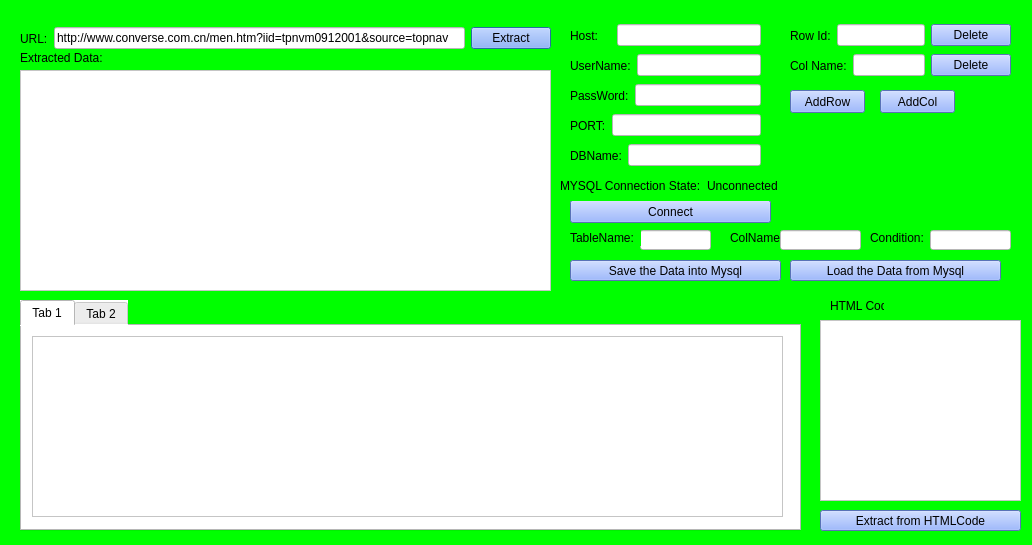
<?xml version="1.0" encoding="UTF-8"?>
<ui version="4.0">
 <class>Dialog</class>
 <widget class="QDialog" name="Dialog">
  <property name="geometry">
   <rect>
    <x>0</x>
    <y>0</y>
    <width>1032</width>
    <height>545</height>
   </rect>
  </property>
  <property name="windowTitle">
   <string>WebExtraction v0.3 beta by 血与光辉@HIT</string>
  </property>
  <property name="windowIcon">
   <iconset>
    <normaloff>C:/Users/Gate/.designer/backup/_eric4project/ico.jpg</normaloff>C:/Users/Gate/.designer/backup/_eric4project/ico.jpg</iconset>
  </property>
  <property name="styleSheet">
   <string notr="true">background-color: rgb(0, 255, 0);</string>
  </property>
  <widget class="QWidget" name="horizontalLayoutWidget">
   <property name="geometry">
    <rect>
     <x>20</x>
     <y>20</y>
     <width>531</width>
     <height>37</height>
    </rect>
   </property>
   <layout class="QHBoxLayout" name="horizontalLayout">
    <item>
     <widget class="QLabel" name="label">
      <property name="styleSheet">
       <string notr="true"/>
      </property>
      <property name="text">
       <string>URL:</string>
      </property>
     </widget>
    </item>
    <item>
     <widget class="QLineEdit" name="leURL">
      <property name="styleSheet">
       <string notr="true">background-color: rgb(255, 255, 255);</string>
      </property>
      <property name="text">
       <string>http://www.converse.com.cn/men.htm?iid=tpnvm0912001&amp;source=topnav</string>
      </property>
     </widget>
    </item>
    <item>
     <widget class="QPushButton" name="btnExct">
      <property name="styleSheet">
       <string notr="true">background-color: rgb(125, 160, 255);
</string>
      </property>
      <property name="text">
       <string>Extract</string>
      </property>
     </widget>
    </item>
   </layout>
  </widget>
  <widget class="QTextEdit" name="teExctData">
   <property name="geometry">
    <rect>
     <x>20</x>
     <y>70</y>
     <width>531</width>
     <height>221</height>
    </rect>
   </property>
   <property name="styleSheet">
    <string notr="true">background-color: rgb(255, 255, 255);</string>
   </property>
  </widget>
  <widget class="QWidget" name="horizontalLayoutWidget_3">
   <property name="geometry">
    <rect>
     <x>570</x>
     <y>110</y>
     <width>191</width>
     <height>31</height>
    </rect>
   </property>
   <layout class="QHBoxLayout" name="horizontalLayout_3">
    <item>
     <widget class="QLabel" name="label_7">
      <property name="text">
       <string>PORT:</string>
      </property>
     </widget>
    </item>
    <item>
     <widget class="QLineEdit" name="lePort">
      <property name="styleSheet">
       <string notr="true">background-color: rgb(255, 255, 255);</string>
      </property>
      <property name="text">
       <string/>
      </property>
     </widget>
    </item>
   </layout>
  </widget>
  <widget class="QWidget" name="horizontalLayoutWidget_2">
   <property name="geometry">
    <rect>
     <x>570</x>
     <y>50</y>
     <width>191</width>
     <height>31</height>
    </rect>
   </property>
   <layout class="QHBoxLayout" name="horizontalLayout_2">
    <item>
     <widget class="QLabel" name="label_4">
      <property name="text">
       <string>UserName:</string>
      </property>
     </widget>
    </item>
    <item>
     <widget class="QLineEdit" name="leUsername">
      <property name="styleSheet">
       <string notr="true">background-color: rgb(255, 255, 255);</string>
      </property>
      <property name="text">
       <string/>
      </property>
     </widget>
    </item>
   </layout>
  </widget>
  <widget class="QWidget" name="horizontalLayoutWidget_4">
   <property name="geometry">
    <rect>
     <x>570</x>
     <y>80</y>
     <width>191</width>
     <height>31</height>
    </rect>
   </property>
   <layout class="QHBoxLayout" name="horizontalLayout_4">
    <item>
     <widget class="QLabel" name="label_5">
      <property name="text">
       <string>PassWord:</string>
      </property>
     </widget>
    </item>
    <item>
     <widget class="QLineEdit" name="lePassword">
      <property name="styleSheet">
       <string notr="true">background-color: rgb(255, 255, 255);</string>
      </property>
      <property name="text">
       <string/>
      </property>
     </widget>
    </item>
   </layout>
  </widget>
  <widget class="QWidget" name="horizontalLayoutWidget_5">
   <property name="geometry">
    <rect>
     <x>570</x>
     <y>140</y>
     <width>191</width>
     <height>31</height>
    </rect>
   </property>
   <layout class="QHBoxLayout" name="horizontalLayout_5">
    <item>
     <widget class="QLabel" name="label_6">
      <property name="text">
       <string>DBName:</string>
      </property>
     </widget>
    </item>
    <item>
     <widget class="QLineEdit" name="leDBName">
      <property name="styleSheet">
       <string notr="true">background-color: rgb(255, 255, 255);</string>
      </property>
      <property name="text">
       <string/>
      </property>
     </widget>
    </item>
   </layout>
  </widget>
  <widget class="QWidget" name="horizontalLayoutWidget_6">
   <property name="geometry">
    <rect>
     <x>570</x>
     <y>20</y>
     <width>191</width>
     <height>31</height>
    </rect>
   </property>
   <layout class="QHBoxLayout" name="horizontalLayout_6">
    <item>
     <widget class="QLabel" name="label_3">
      <property name="text">
       <string>Host:</string>
      </property>
     </widget>
    </item>
    <item>
     <widget class="QLabel" name="label_2">
      <property name="text">
       <string/>
      </property>
     </widget>
    </item>
    <item>
     <widget class="QLineEdit" name="leHost">
      <property name="styleSheet">
       <string notr="true">background-color: rgb(255, 255, 255);</string>
      </property>
      <property name="text">
       <string/>
      </property>
     </widget>
    </item>
   </layout>
  </widget>
  <widget class="QPushButton" name="btnConnect">
   <property name="geometry">
    <rect>
     <x>570</x>
     <y>200</y>
     <width>201</width>
     <height>23</height>
    </rect>
   </property>
   <property name="styleSheet">
    <string notr="true">background-color: rgb(125, 160, 255)</string>
   </property>
   <property name="text">
    <string>Connect</string>
   </property>
  </widget>
  <widget class="QPushButton" name="btnSave">
   <property name="geometry">
    <rect>
     <x>570</x>
     <y>260</y>
     <width>211</width>
     <height>21</height>
    </rect>
   </property>
   <property name="styleSheet">
    <string notr="true">background-color: rgb(125, 160, 255);</string>
   </property>
   <property name="text">
    <string>Save the Data into Mysql</string>
   </property>
  </widget>
  <widget class="QWidget" name="horizontalLayoutWidget_7">
   <property name="geometry">
    <rect>
     <x>560</x>
     <y>170</y>
     <width>231</width>
     <height>31</height>
    </rect>
   </property>
   <layout class="QHBoxLayout" name="horizontalLayout_7">
    <item>
     <widget class="QLabel" name="label_8">
      <property name="styleSheet">
       <string notr="true"/>
      </property>
      <property name="text">
       <string>MYSQL Connection State:</string>
      </property>
     </widget>
    </item>
    <item>
     <widget class="QLabel" name="lbState">
      <property name="text">
       <string>Unconnected</string>
      </property>
     </widget>
    </item>
   </layout>
  </widget>
  <widget class="QLabel" name="label_10">
   <property name="geometry">
    <rect>
     <x>20</x>
     <y>50</y>
     <width>111</width>
     <height>16</height>
    </rect>
   </property>
   <property name="text">
    <string>Extracted Data:</string>
   </property>
  </widget>
  <widget class="QLineEdit" name="leTablename">
   <property name="geometry">
    <rect>
     <x>640</x>
     <y>230</y>
     <width>71</width>
     <height>20</height>
    </rect>
   </property>
   <property name="styleSheet">
    <string notr="true">background-color: rgb(255, 255, 255);</string>
   </property>
  </widget>
  <widget class="QLabel" name="label_11">
   <property name="geometry">
    <rect>
     <x>570</x>
     <y>230</y>
     <width>71</width>
     <height>16</height>
    </rect>
   </property>
   <property name="text">
    <string>TableName:</string>
   </property>
  </widget>
  <widget class="QTabWidget" name="tabWidget">
   <property name="geometry">
    <rect>
     <x>20</x>
     <y>300</y>
     <width>781</width>
     <height>231</height>
    </rect>
   </property>
   <property name="styleSheet">
    <string notr="true">
background-color: rgb(255, 255, 255);</string>
   </property>
   <property name="currentIndex">
    <number>0</number>
   </property>
   <widget class="QWidget" name="tab">
    <attribute name="title">
     <string>Tab 1</string>
    </attribute>
    <widget class="QTableWidget" name="tableWidget">
     <property name="geometry">
      <rect>
       <x>10</x>
       <y>10</y>
       <width>751</width>
       <height>181</height>
      </rect>
     </property>
     <property name="styleSheet">
      <string notr="true">background-color: rgb(255, 255, 255);</string>
     </property>
    </widget>
   </widget>
   <widget class="QWidget" name="tab_2">
    <attribute name="title">
     <string>Tab 2</string>
    </attribute>
   </widget>
  </widget>
  <widget class="QWidget" name="horizontalLayoutWidget_8">
   <property name="geometry">
    <rect>
     <x>790</x>
     <y>20</y>
     <width>221</width>
     <height>31</height>
    </rect>
   </property>
   <layout class="QHBoxLayout" name="horizontalLayout_8">
    <item>
     <widget class="QLabel" name="label_9">
      <property name="text">
       <string>Row Id:</string>
      </property>
     </widget>
    </item>
    <item>
     <widget class="QLineEdit" name="lineEdit">
      <property name="styleSheet">
       <string notr="true">background-color: rgb(255, 255, 255);</string>
      </property>
     </widget>
    </item>
    <item>
     <widget class="QPushButton" name="pushButton">
      <property name="styleSheet">
       <string notr="true">background-color: rgb(125, 160, 255);</string>
      </property>
      <property name="text">
       <string>Delete</string>
      </property>
     </widget>
    </item>
   </layout>
  </widget>
  <widget class="QWidget" name="horizontalLayoutWidget_9">
   <property name="geometry">
    <rect>
     <x>790</x>
     <y>50</y>
     <width>221</width>
     <height>31</height>
    </rect>
   </property>
   <layout class="QHBoxLayout" name="horizontalLayout_9">
    <item>
     <widget class="QLabel" name="label_12">
      <property name="text">
       <string>Col Name:</string>
      </property>
     </widget>
    </item>
    <item>
     <widget class="QLineEdit" name="lineEdit_2">
      <property name="styleSheet">
       <string notr="true">background-color: rgb(255, 255, 255);</string>
      </property>
     </widget>
    </item>
    <item>
     <widget class="QPushButton" name="pushButton_4">
      <property name="styleSheet">
       <string notr="true">background-color: rgb(125, 160, 255);</string>
      </property>
      <property name="text">
       <string>Delete</string>
      </property>
     </widget>
    </item>
   </layout>
  </widget>
  <widget class="QPushButton" name="pushButton_2">
   <property name="geometry">
    <rect>
     <x>790</x>
     <y>90</y>
     <width>75</width>
     <height>23</height>
    </rect>
   </property>
   <property name="styleSheet">
    <string notr="true">background-color: rgb(125, 160, 255);</string>
   </property>
   <property name="text">
    <string>AddRow</string>
   </property>
  </widget>
  <widget class="QPushButton" name="pushButton_3">
   <property name="geometry">
    <rect>
     <x>880</x>
     <y>90</y>
     <width>75</width>
     <height>23</height>
    </rect>
   </property>
   <property name="styleSheet">
    <string notr="true">background-color: rgb(125, 160, 255);</string>
   </property>
   <property name="text">
    <string>AddCol</string>
   </property>
  </widget>
  <widget class="QPushButton" name="btnSave_2">
   <property name="geometry">
    <rect>
     <x>790</x>
     <y>260</y>
     <width>211</width>
     <height>21</height>
    </rect>
   </property>
   <property name="styleSheet">
    <string notr="true">background-color:rgb(125, 160, 255)</string>
   </property>
   <property name="text">
    <string>Load the Data from Mysql</string>
   </property>
  </widget>
  <widget class="QLabel" name="label_13">
   <property name="geometry">
    <rect>
     <x>730</x>
     <y>230</y>
     <width>61</width>
     <height>16</height>
    </rect>
   </property>
   <property name="text">
    <string>ColNames:</string>
   </property>
  </widget>
  <widget class="QLineEdit" name="leTablename_2">
   <property name="geometry">
    <rect>
     <x>780</x>
     <y>230</y>
     <width>81</width>
     <height>20</height>
    </rect>
   </property>
   <property name="styleSheet">
    <string notr="true">background-color: rgb(255, 255, 255);</string>
   </property>
  </widget>
  <widget class="QLabel" name="label_14">
   <property name="geometry">
    <rect>
     <x>870</x>
     <y>230</y>
     <width>61</width>
     <height>16</height>
    </rect>
   </property>
   <property name="text">
    <string>Condition:</string>
   </property>
  </widget>
  <widget class="QLineEdit" name="leTablename_3">
   <property name="geometry">
    <rect>
     <x>930</x>
     <y>230</y>
     <width>81</width>
     <height>20</height>
    </rect>
   </property>
   <property name="styleSheet">
    <string notr="true">background-color: rgb(255, 255, 255);</string>
   </property>
  </widget>
  <widget class="QTextEdit" name="teHTMLCode">
   <property name="geometry">
    <rect>
     <x>820</x>
     <y>320</y>
     <width>201</width>
     <height>181</height>
    </rect>
   </property>
   <property name="styleSheet">
    <string notr="true">background-color: rgb(255, 255, 255);</string>
   </property>
  </widget>
  <widget class="QLabel" name="label_15">
   <property name="geometry">
    <rect>
     <x>830</x>
     <y>300</y>
     <width>54</width>
     <height>12</height>
    </rect>
   </property>
   <property name="text">
    <string>HTML Code:</string>
   </property>
  </widget>
  <widget class="QPushButton" name="btnExtfromCode">
   <property name="geometry">
    <rect>
     <x>820</x>
     <y>510</y>
     <width>201</width>
     <height>21</height>
    </rect>
   </property>
   <property name="styleSheet">
    <string notr="true">background-color: rgb(125, 160, 255);</string>
   </property>
   <property name="text">
    <string>Extract from HTMLCode</string>
   </property>
  </widget>
 </widget>
 <resources>
  <include location="1.qrc"/>
 </resources>
 <connections/>
</ui>
